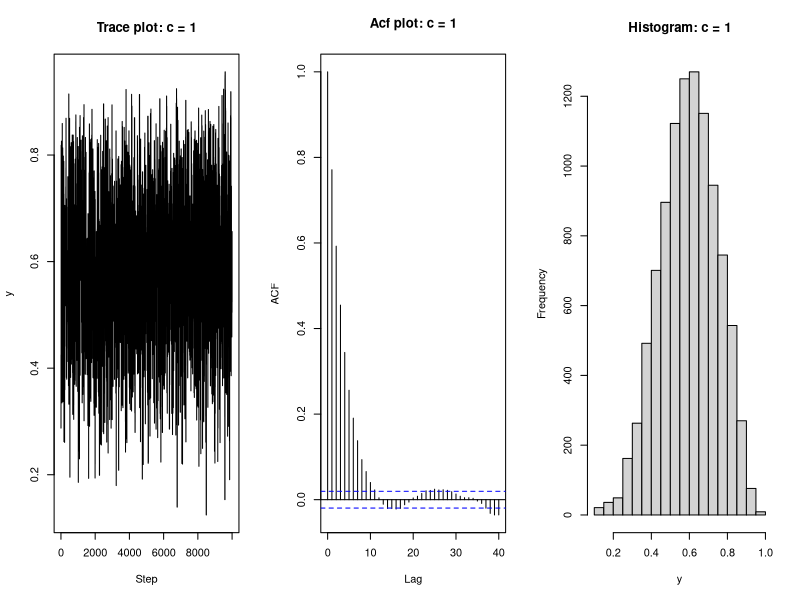
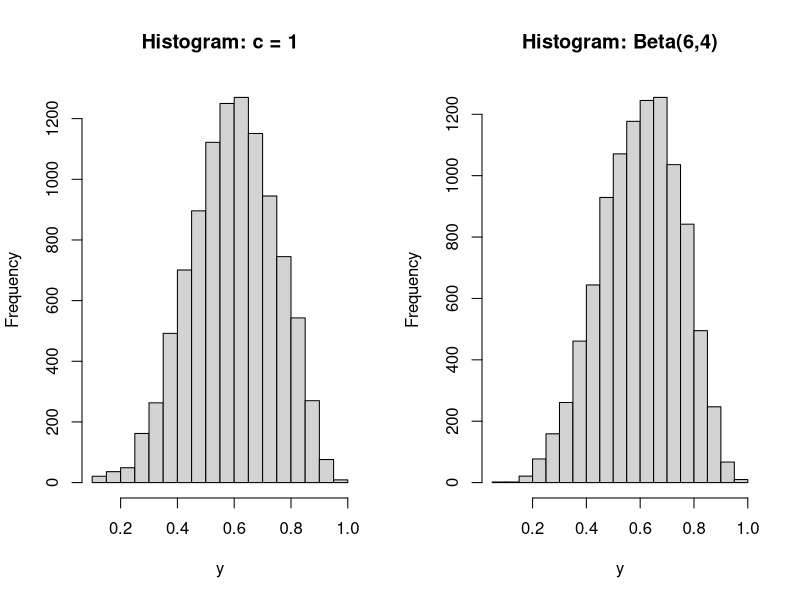
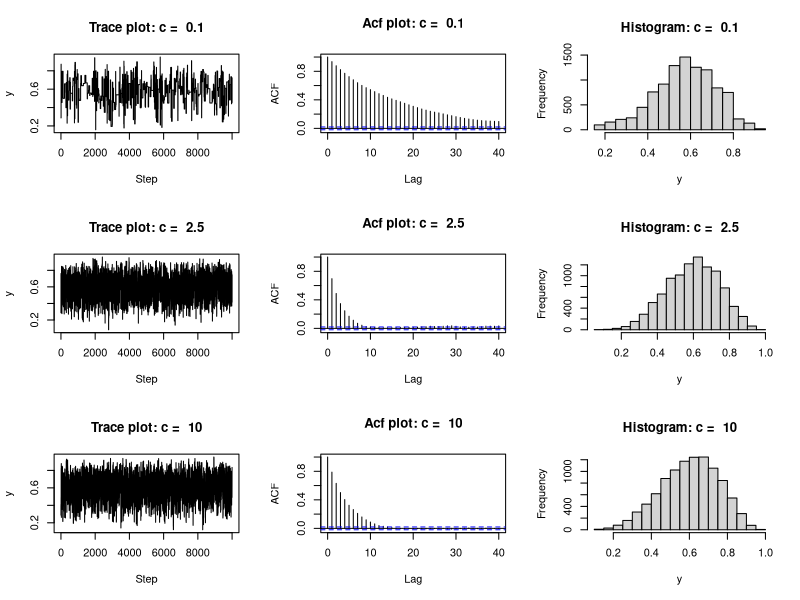
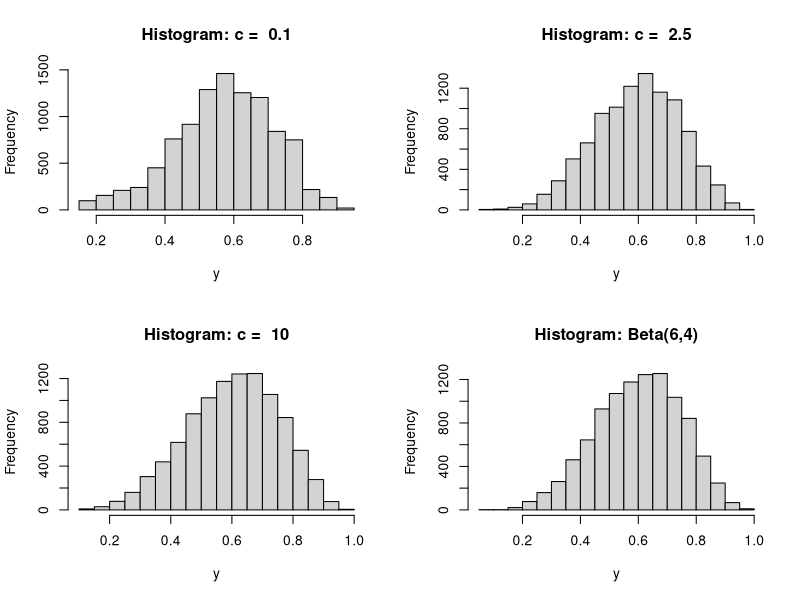
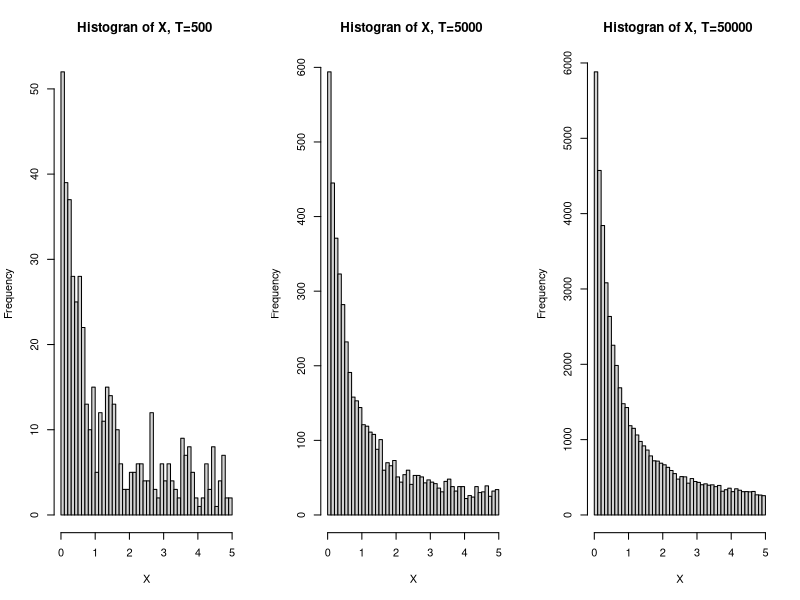

These charts were generated, in order, by the following R code:
## ---- chunk 1
library(coda)
set.seed(123)

Alpha <- 6
Beta <- 4

# Use the proposal function to get new phi, noticeing phi cannot be 0 or 1
phi <- function(c,oldphi){
  newphi = 0
  # Making sure new phi is neither 0 nor 1
  while (newphi == 0 || newphi == 1){
  newphi = rbeta(1,c*oldphi,c*(1-oldphi))
  }
  return(newphi)
}

# Using similar strcuture of assignment 3 to build MCMC chain
run_metropolis_MCMC <- function(startvalue,c,iterations){
  # set chain 
  chain = rep(0, iterations+1)
  chain[1] = startvalue
  for (i in 1:iterations){
    phi = phi(c,chain[i])
    posterior = dbeta(phi,Alpha,Beta)/dbeta(chain[i],Alpha,Beta)
    proposal = dbeta(phi,c*chain[i],c*(1-chain[i]))/dbeta(chain[i],c*phi,c*(1-phi))
    probab = min(1,posterior/proposal)
    # accept new value if random number uniform (0,1) is less than
    # acceptance probability
    if (runif(1) < probab){
      chain[i+1] = phi
    # reject new value if random number uniform (0,1) is greater 
    # or equal than acceptance probability
    }else{
      chain[i+1] = chain[i]
    }
  }
  return(chain)
}

startvalue = runif(1)
chain = run_metropolis_MCMC(startvalue,1, 10000)
acceptance = 1-mean(duplicated(chain))
## ---- chunk 2
par(mfrow=c(1,3))  #1 row, 3 columns

  traceplot(as.mcmc(chain), type="l", main = "Trace plot: c = 1", xlab="Step", ylab="y")
  acf(chain, main = "Acf plot: c = 1")
  hist(chain, main = "Histogram: c = 1", xlab="y")
  
  target = rbeta(10001,6,4)
 par(mfrow=c(1,2))
  hist(chain, main = "Histogram: c = 1", xlab="y")
  hist(target, main = "Histogram: Beta(6,4)", xlab="y")
  ks.test(chain,"pbeta",6,4)
## ---- chunk 3
Cs <- c(0.1, 2.5, 10)
  # calculate MCMC chian for all the c
result <- sapply(Cs, run_metropolis_MCMC, startvalue = startvalue,iterations = 10000)

# set a graph function which will automatically have the trace plot,
# cf plot and histograms of all the c in vector Cs
graph <- function(Cs){
  n = length(Cs)
  par(mfrow = c(n, 3))
  for( i in 1:n ) {
  traceplot(as.mcmc(result[,i]), type="l", main = paste("Trace plot: c = ", Cs[i]), xlab="Step", ylab="y")
  acf(result[,i], main = paste("Acf plot: c = ", Cs[i]))
  hist(result[,i], main = paste("Histogram: c = ", Cs[i]), xlab="y")
  }
}

graph(Cs)
 par(mfrow=c(2,2))
 for( i in 1:length(Cs) ) {
 hist(result[,i], main = paste("Histogram: c = ", Cs[i]), xlab="y")
 }
 hist(target, main = "Histogram: Beta(6,4)", xlab="y")

 ks.test(result[,1],"pbeta",6,4)
 ks.test(result[,2],"pbeta",6,4)
 ks.test(result[,3],"pbeta",6,4)
## ---- chunk 4
Gibbs_<-function(x0,y0,iterations,B=5,burnIn=0)
## 5 parameters are needed in this function, with B=5 and burnIn=0 by default
{
  if(x0>0&&x0<B&&y0>0&&y0<B)
## to check whether the starting values are in the domain.    
  {
    x<-c(x0,rep(NA,iterations-1))
## Initialize the Markov chain    
    y<-c(y0,rep(NA,iterations-1))
## Initialize the Markov chain    
    for(i in 1:(iterations-1))
    {
      x[i+1]<-(-log(1-runif(1)*(1-exp(-y[i]*B)))/y[i])
## use inverse transform sampling to draw sample from conditional distribution 
## p(x^{i+1}|y^{i})   
      y[i+1]<-(-log(1-runif(1)*(1-exp(-x[i+1]*B)))/x[i+1])
## use inverse transform sampling to draw sample from conditional distribution 
## p(y^{i+1}|x^{i+1})     
    }
    if(burnIn>0)
    {
        x<-x[-(1:burnIn)]
        y<-y[-(1:burnIn)]
        print(length(x))
## discard the first bunch of draws for the burn-in process    
    }
    return(data.frame(x,y))
  }
 else
   stop("Initial values incorrect")
## print the information for incorrect starting values  
}
## ---- chunk 5
par(mfrow=c(1,3))
x<-Gibbs_(1,2,50000,B=5,burnIn=0)
hist(x[1:500,1],breaks=60, main="Histogran of X, T=500 ",xlab="X")
hist(x[1:5000,1],breaks=60, main="Histogran of X, T=5000 ",xlab="X")
hist(x[1:50000,1],breaks=60, main="Histogran of X, T=50000 ",xlab="X")
## ---- chunk 6
set.seed(123)
mean_500<-c()
mean_5000<-c()
mean_50000<-c()
for(i in 1:10)
{
  x<-Gibbs_(1,2,50000,B=5,burnIn=0)
  mean_500<-c(mean_500,mean(x[1:500,1]))
  mean_5000<-c(mean_5000,mean(x[1:5000,1]))
  mean_50000<-c(mean_50000,mean(x[1:50000,1]))
}
mean_500
mean_5000
mean_50000
c(var(mean_500),var(mean_5000),var(mean_50000))
## ---- chunk 7
set.seed(1234)
k_means<-function(data,k){
  row<-nrow(data)
  col<-ncol(data)
  # index matrix stores the classifying result and the Euclidean distance
  index<-matrix(0,nrow=row,ncol=2)
  # stores the center of each cluster
  center<-matrix(0,nrow=k,ncol=col)
  rand<-as.vector(sample(1:row,size=k))
  for(i in 1:k){
    index[rand[i],1]<-i
    center[i,]<-data[rand[i],]
    center<-matrix(center,nrow=k,ncol=col)
  }
  changed=TRUE
  while(changed){
    previous<-c()
    for(i in 1:row){
      # set a large initial distance for updating
      initialDistance<-1e4
      previous[i]<-index[i,1]
      # find the most suitable cluster for each data and update the index matrix
      for(j in 1:k){
        currentDistance<-sqrt(sum((data[i,]-center[j,])^2))
        if(currentDistance<initialDistance){
           initialDistance<-currentDistance
           index[i,1]<-j
           index[i,2]<-currentDistance
        }
      }
    }
    # check if there is change in index matrix
    for(i in 1:row){
      if(previous[i]!=index[i,1]){
        changed<-TRUE
      break
      }
      else
        changed<-FALSE
    }
    # compute new center matrix
    for(i in 1:k){
    cluster<-as.matrix(data[index[,1]==i,])
    center[i,]<-colMeans(cluster)
    }
}
result<-index[,1]
return(result) 
}
